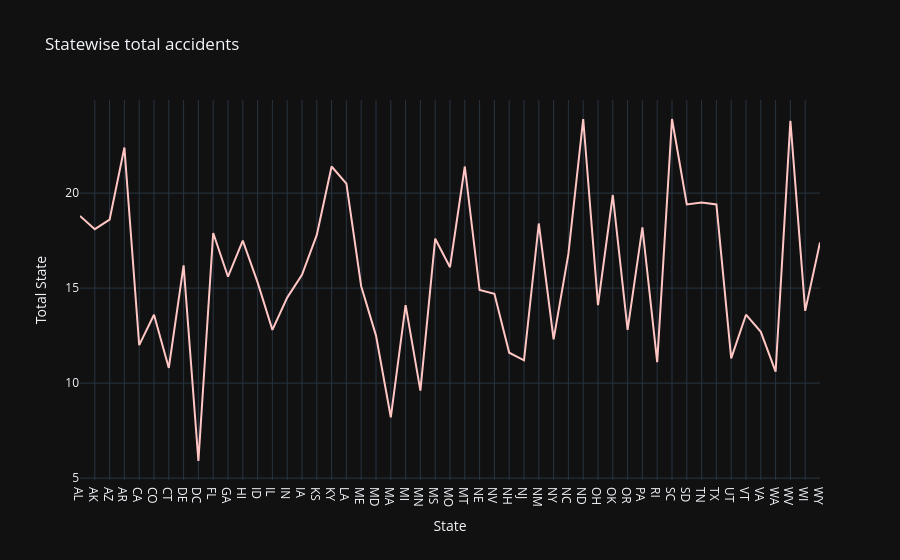

Notebook code for this chart:
### Code cell
figs=px.line(df,x='abbrev',y='total',
             title ='Statewise total accidents',
             labels={'abbrev':'State','total':'Total State'},
             template='plotly_dark',color_discrete_sequence=px.colors.sequential.Burg)
figs.show()

### Figure 1 — Plotly figure (JSON) as saved in the notebook; plotly's stock layout.template omitted (floating-point values rounded to 4 significant figures)
{"data": [{"hovertemplate": "State=%{x}<br>Total State=%{y}<extra></extra>", "legendgroup": "", "line": {"color": "rgb(255, 198, 196)", "dash": "solid"}, "marker": {"symbol": "circle"}, "mode": "lines", "name": "", "orientation": "v", "showlegend": false, "type": "scatter", "x": ["AL", "AK", "AZ", "AR", "CA", "CO", "CT", "DE", "DC", "FL", "GA", "HI", "ID", "IL", "IN", "IA", "KS", "KY", "LA", "ME", "MD", "MA", "MI", "MN", "MS", "MO", "MT", "NE", "NV", "NH", "NJ", "NM", "NY", "NC", "ND", "OH", "OK", "OR", "PA", "RI", "SC", "SD", "TN", "TX", "UT", "VT", "VA", "WA", "WV", "WI", "WY"], "xaxis": "x", "y": [18.8, 18.1, 18.6, 22.4, 12.0, 13.6, 10.8, 16.2, 5.9, 17.9, 15.6, 17.5, 15.3, 12.8, 14.5, 15.7, 17.8, 21.4, 20.5, 15.1, 12.5, 8.2, 14.1, 9.6, 17.6, 16.1, 21.4, 14.9, 14.7, 11.6, 11.2, 18.4, 12.3, 16.8, 23.9, 14.1, 19.9, 12.8, 18.2, 11.1, 23.9, 19.4, 19.5, 19.4, 11.3, 13.6, 12.7, 10.6, 23.8, 13.8, 17.4], "yaxis": "y"}], "layout": {"legend": {"tracegroupgap": 0}, "title": {"text": "Statewise total accidents"}, "xaxis": {"anchor": "y", "domain": [0, 1], "title": {"text": "State"}}, "yaxis": {"anchor": "x", "domain": [0, 1], "title": {"text": "Total State"}}}}
